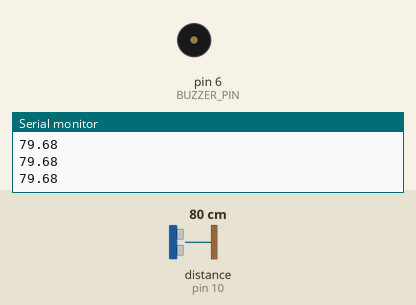
The sketch below on a simulated Arduino Uno, built with avr-gcc and run on an emulated ATmega328P. Parts: buzzer (waves = sounding, pin HIGH), the last lines printed to the serial monitor. Wiring (inferred from the names in the program): ultrasonic range finder: trigger pin 9; echo pin 10. The inputs (shaded band) are chosen by the test bench; at power-on: distance to the obstacle (sensor on pin 10) 80 cm. The echo pulse lasts 58.3 µs per cm; pins used as bus, display or sensor lines are not drawn.

Above: at 1.2 s.
1.3 s: distance to the obstacle (sensor on pin 10) set to 22 cm
2.8 s: distance to the obstacle (sensor on pin 10) set to 18 cm
At 3.8 s:
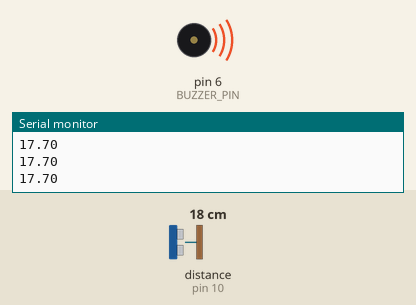
4.3 s: distance to the obstacle (sensor on pin 10) set to 35 cm
At 5.5 s:
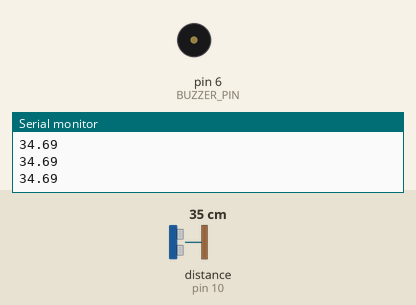
5.8 s: distance to the obstacle (sensor on pin 10) set to 2 cm
At 7.2 s:
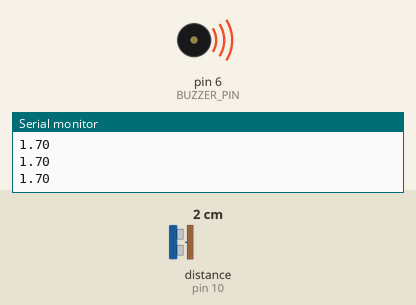
Timing chart, 0 to 8.3 s (numbered marks = the images above; inputs shaded):
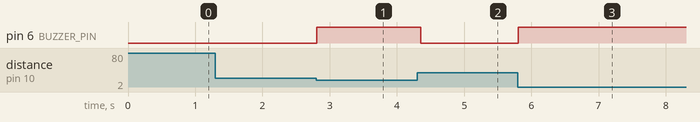

The sketch:

ultrasonic_buzzer.ino
```cpp
#define TRIG_PIN 9
#define ECHO_PIN 10
#define BUZZER_PIN 6
const float ALARM_DISTANCE_CM = 20.0;

float readDistanceCm() {
  digitalWrite(TRIG_PIN, LOW); delayMicroseconds(2);
  digitalWrite(TRIG_PIN, HIGH); delayMicroseconds(10);
  digitalWrite(TRIG_PIN, LOW);
  unsigned long duration = pulseIn(ECHO_PIN, HIGH, 30000UL);
  return duration == 0 ? -1.0 : duration * 0.0343 / 2.0;
}

void setup() {
  Serial.begin(115200);
  pinMode(TRIG_PIN, OUTPUT);
  pinMode(ECHO_PIN, INPUT);
  pinMode(BUZZER_PIN, OUTPUT);
}

void loop() {
  float distance = readDistanceCm();
  bool alarm = distance > 0 && distance <= ALARM_DISTANCE_CM;
  digitalWrite(BUZZER_PIN, alarm ? HIGH : LOW);
  Serial.println(distance);
  delay(60);
}
```

Measured:
- the behaviour switches between 21 and 20 cm on distance to the obstacle (sensor on pin 10) (found by bisection; images 0 and 1)
- after the input at 2.8 s, pin 6 (BUZZER_PIN): LOW → HIGH at once
- after the input at 4.3 s, pin 6 (BUZZER_PIN): HIGH → LOW after 0.06 s
- after the input at 5.8 s, pin 6 (BUZZER_PIN): LOW → HIGH at once
